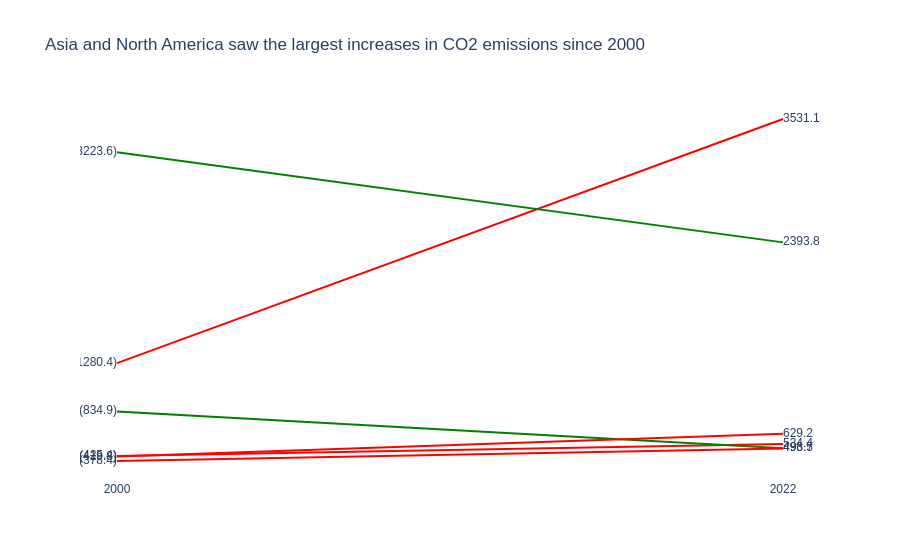

Notebook cell for this chart:
### Markdown cell above
---
## Task 2 — Slopegraph: Regional Change 2000 vs 2022

**What to build:** A slopegraph comparing **average regional CO2 emissions** between 2000 and 2022.

**Requirements:**
- One line per region (not per country — aggregate first)
- Colour: regions that increased = one colour; decreased = another
- Values labelled at both ends of each line
- No y-axis tick labels (the endpoint labels make them redundant)
- Insight title stating which regions moved most

> 💡 `df.groupby(['Region','Year'])['CO2_Mt'].mean().reset_index()` then filter to 2000 and 2022

### Code cell
# Task 2 — Slopegraph: regional averages
# YOUR CODE HERE
import plotly.graph_objects as go

# Aggregate data
region_avg = df.groupby(['Region', 'Year'])['CO2_Mt'].mean().reset_index()

# Filter for 2000 and 2022
slope_df = region_avg[region_avg['Year'].isin([2000, 2022])]

regions = slope_df['Region'].unique()

fig = go.Figure()

for region in regions:
    data = slope_df[slope_df['Region'] == region]
    y0 = data[data['Year'] == 2000]['CO2_Mt'].values[0]
    y1 = data[data['Year'] == 2022]['CO2_Mt'].values[0]
    
    color = 'red' if y1 > y0 else 'green'
    
    fig.add_trace(go.Scatter(
        x=[0, 1],
        y=[y0, y1],
        mode='lines+text',
        line=dict(color=color, width=2),
        text=[f'{region} ({round(y0,1)})', f'{round(y1,1)}'],
        textposition=['middle left', 'middle right'],
        showlegend=False
    ))

# Layout
fig.update_layout(
    title='Asia and North America saw the largest increases in CO2 emissions since 2000',
    plot_bgcolor='white',
    paper_bgcolor='white',
    font=dict(family='Arial'),
    xaxis=dict(
        tickvals=[0,1],
        ticktext=['2000','2022'],
        showgrid=False
    ),
    yaxis=dict(showgrid=False, showticklabels=False)
)

fig.show()

### Figure 1 — Plotly figure (JSON) as saved in the notebook; plotly's stock layout.template omitted (floating-point values rounded to 4 significant figures)
{"data": [{"line": {"color": "red", "width": 2}, "mode": "lines+text", "showlegend": false, "text": ["Africa (425.4)", "534.4"], "textposition": ["middle left", "middle right"], "type": "scatter", "x": [0, 1], "y": [425.4, 534.4]}, {"line": {"color": "red", "width": 2}, "mode": "lines+text", "showlegend": false, "text": ["Asia (1280.4)", "3531.1"], "textposition": ["middle left", "middle right"], "type": "scatter", "x": [0, 1], "y": [1280.0, 3531.0]}, {"line": {"color": "green", "width": 2}, "mode": "lines+text", "showlegend": false, "text": ["Europe (834.9)", "496.5"], "textposition": ["middle left", "middle right"], "type": "scatter", "x": [0, 1], "y": [834.9, 496.5]}, {"line": {"color": "red", "width": 2}, "mode": "lines+text", "showlegend": false, "text": ["Latin America (419.8)", "629.2"], "textposition": ["middle left", "middle right"], "type": "scatter", "x": [0, 1], "y": [419.9, 629.1]}, {"line": {"color": "green", "width": 2}, "mode": "lines+text", "showlegend": false, "text": ["North America (3223.6)", "2393.8"], "textposition": ["middle left", "middle right"], "type": "scatter", "x": [0, 1], "y": [3224.0, 2394.0]}, {"line": {"color": "red", "width": 2}, "mode": "lines+text", "showlegend": false, "text": ["Oceania (378.4)", "493.7"], "textposition": ["middle left", "middle right"], "type": "scatter", "x": [0, 1], "y": [378.4, 493.7]}], "layout": {"font": {"family": "Arial"}, "paper_bgcolor": "white", "plot_bgcolor": "white", "title": {"text": "Asia and North America saw the largest increases in CO2 emissions since 2000"}, "xaxis": {"showgrid": false, "ticktext": ["2000", "2022"], "tickvals": [0, 1]}, "yaxis": {"showgrid": false, "showticklabels": false}}}
